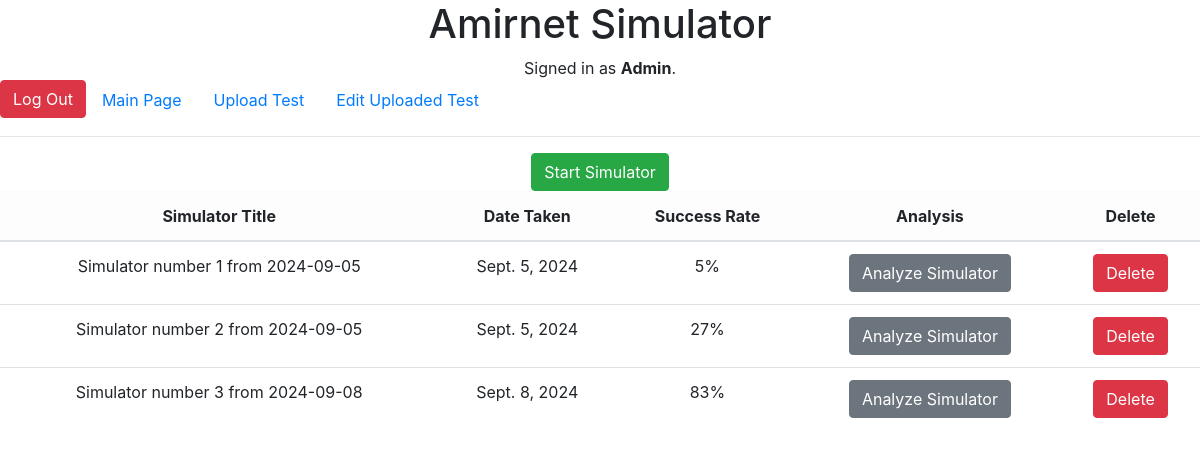
Before: / (signed in) with the older database file.
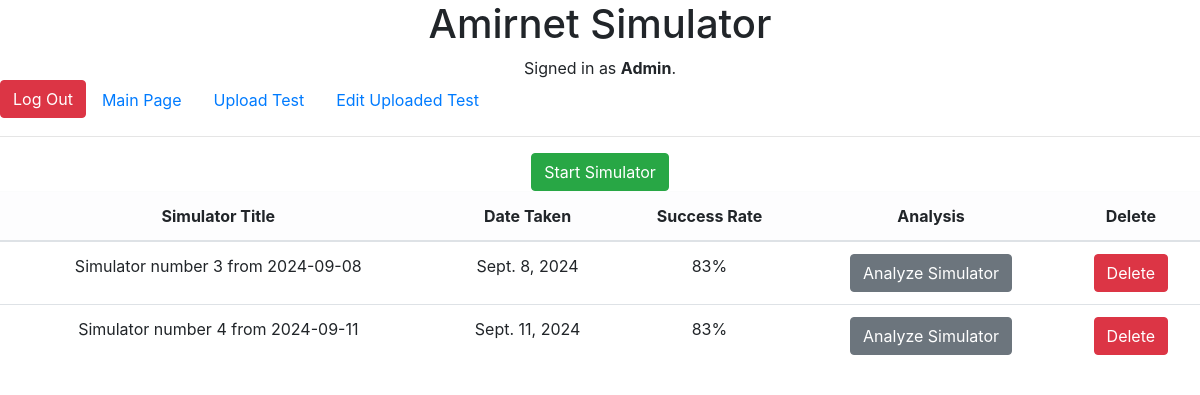
After: the same page with the newer database file.
### Simulator/models.py (models this page shows, shortened)
class User(AbstractUser):
    GENDER_CHOICES = [
        ('M','Male'),
        ('F','Female'),
        ('O','Other')
    ]
    first_name = models.CharField(max_length=30, blank=False)
    last_name = models.CharField(max_length=30, blank=False)
    gender = models.CharField(max_length=1, choices=GENDER_CHOICES, blank=True)
    email = models.EmailField(unique=True)
    joining_date = models.DateField(auto_now_add=True)
    USERNAME_FIELD = 'email'
    REQUIRED_FIELDS = ['username','first_name','last_name','gender']

class StudentSimulator(models.Model):
    student = models.ForeignKey(User,on_delete=models.CASCADE,related_name='simulators')
    simulator_number = models.PositiveIntegerField()
    date_taken = models.DateField(auto_now_add=True)
    def __str__(self) -> str:
        return f"Simulator number {self.simulator_number} from {self.date_taken}"
    def get_success_rate(self):
        all_questions = list(StudentAnswers.objects.filter(simulator = self).all())
        correct_questions = []
        for q in all_questions:
            if q.is_correct():
                correct_questions.append(q)
        return f"{math.ceil(len(correct_questions)*100 / len(all_questions))}%"

class StudentAnswers(models.Model):
    student = models.ForeignKey(User, on_delete=models.CASCADE, related_name='answers')
    simulator = models.ForeignKey(StudentSimulator, on_delete=models.CASCADE, related_name='questions')
    question = models.ForeignKey(Question, on_delete=models.CASCADE, related_name='answered_questions')
    answer_number = models.IntegerField(choices=[
        (0,'0'),(1,'1'),(2,'2'),(3,'3'),(4,'4')
    ])
    def is_correct(self):
        return self.answer_number == self.question.correct_answer
    class Meta:
        ordering = ['student','question']

class Question(models.Model):
    chapter = models.ForeignKey(Chapter, on_delete=models.CASCADE, related_name='related_questions')
    order = models.IntegerField()
    desc = models.CharField(max_length=255)
    correct_answer = models.IntegerField()
    class Meta:
        unique_together = ('chapter','order')
        ordering = ['chapter','order']

### Simulator/views.py (the view)
# urls.py: path("", views.index, name="index"),
@login_required(login_url='login')
def index(request):
    user = request.user
    simulators = StudentSimulator.objects.filter(student = user).all()
    return render(request,'Simulator/index.html',{
        'simulators' : simulators
    })

### Simulator/templates/Simulator/index.html (shortened to what this page needs)
{% extends "Simulator/layout.html" %}
{% block body %}
<a class="btn btn-success" href ="{% url 'simulator'%}">Start Simulator</a>
{% if simulators %}
<div>
    <table class="table table-border">
        <thead class="table-light">
            <tr><th>Simulator Title</th><th>Date Taken</th><th>Success Rate</th><th>Analysis</th><th>Delete</th></tr>
        </thead>
        <tbody>
            {% for simulator in simulators %}
            <tr>
                <td>{{simulator}}</td>
                <td>{{simulator.date_taken}}</td>
                <td>{{simulator.get_success_rate}}</td>
                <form method="post" action="{% url 'analyze_simulator' %}">
                    <td><button type="submit" class="btn btn-secondary">Analyze Simulator</button></td>
                </form>
                <form id="delete_form" method="post" action="{% url 'delete_simulator' %}" onsubmit="return confirm('האם אתה בטוח שתרצה למחוק את המבחן?')">
                        <td><button type="submit" id="delete_btn" class="btn btn-danger">Delete</button></td>
                </form>
            </tr>
            {% endfor %}
        </tbody>
    </table>
</div>
{% endif %}
{% endblock %}

### Simulator/templates/Simulator/layout.html (shortened to what this page needs)
{% load static %}
<!DOCTYPE html>
<html lang="en">
    <head>
        <link rel="stylesheet" href="https://stackpath.bootstrapcdn.com/bootstrap/4.4.1/css/bootstrap.min.css">
        <link href="{% static 'Simulator/styles.css' %}" rel="stylesheet">
    </head>
    <body>
        <h1>Amirnet Simulator</h1>
        <div>
            {% if user.is_authenticated %}
                Signed in as <strong>{{ user.username }}</strong>.
            {% else %}
                Not signed in.
            {% endif %}
        </div>
        <ul class="nav">
            <li class="nav-item">
                <a class="btn btn-danger" href="{% url 'logout' %}">Log Out</a>
            </li>
            <li class="nav-item">
                <a class="nav-link" href="{% url 'index' %}">Main Page</a>
            </li>
            {% if user.is_authenticated and user.is_superuser %}
            <li class="nav-item">
                <a class="nav-link" href="{% url 'upload' %}">Upload Test</a>
            </li>
            <li>
                <a class="nav-link" href="{% url 'edit_uploaded_test' %}">Edit Uploaded Test</a>
            </li>
            {% endif %}
        </ul>
        <hr>
        {% block body %}
        {% endblock %}
    </body>
</html>

### Simulator/static/Simulator/styles.css (style rules this page uses)
body { text-align: center; }
div { text-align: center; }
.nav { text-align: center; }

Changed rows visible on the page:
removed StudentSimulator: simulator_number+date_taken "Simulator number 1 from 2024-09-05", date_taken "Sept. 5, 2024", get_success_rate "5%"
removed StudentSimulator: simulator_number+date_taken "Simulator number 2 from 2024-09-05", date_taken "Sept. 5, 2024", get_success_rate "27%"
added StudentSimulator: simulator_number+date_taken "Simulator number 4 from 2024-09-11", date_taken "Sept. 11, 2024", get_success_rate "83%"
